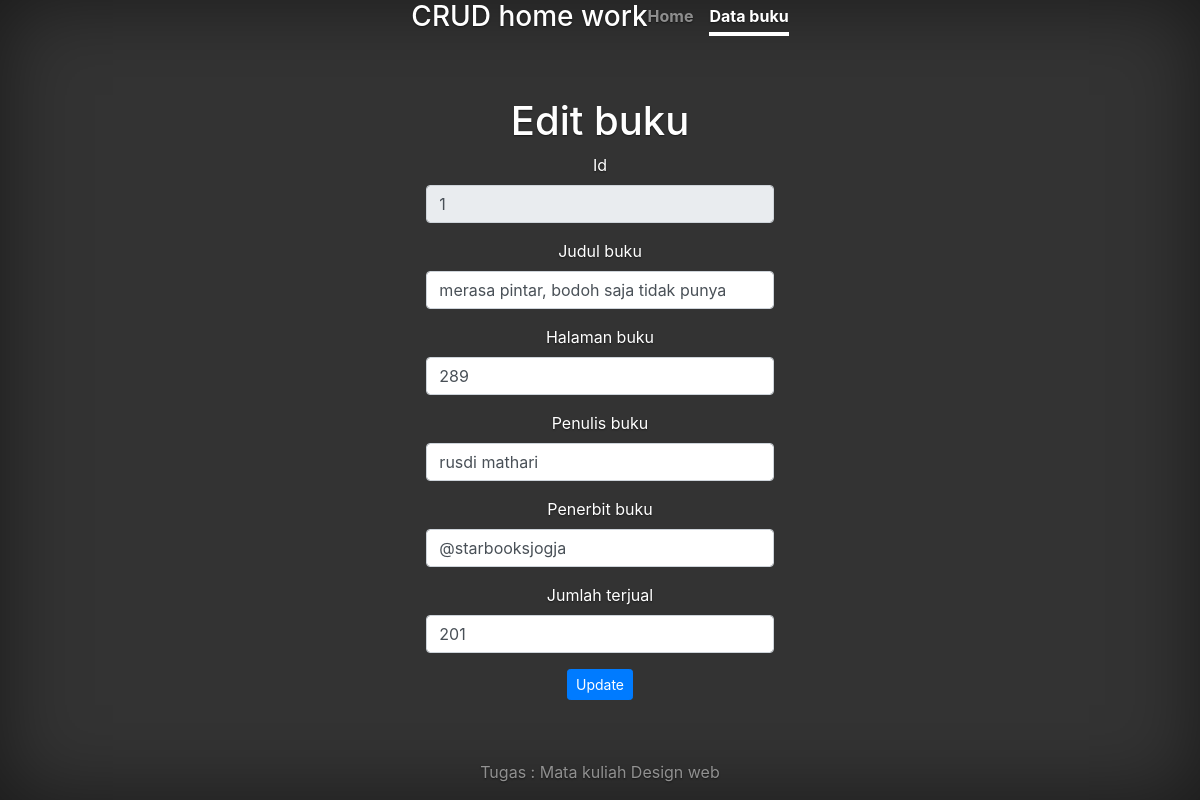
Page /editbuku.php?id=1 on the committed database.
### tables this page shows
CREATE TABLE `buku` (
  `id` bigint(20) NOT NULL,
  `judul_buku` varchar(255) NOT NULL,
  `halaman_buku` int(11) NOT NULL,
  `penulis_buku` varchar(255) NOT NULL,
  `penerbit_buku` text DEFAULT NULL,
  `jumlah_terjual` int(11) NOT NULL
);

### editbuku.php (the view, shortened to what this page needs)
<?php
$pdo = pdo_connect_mysql();
if (isset($_GET['id'])) {
    $stmt = $pdo->prepare('SELECT * FROM buku WHERE id = ?');
    $stmt->execute([$_GET['id']]);
    $buku = $stmt->fetch(PDO::FETCH_ASSOC);
} else {
    exit('No ID specified!');
} ?>
<!doctype html>
<html lang="en">
<head>
    <link rel="stylesheet" href="https://stackpath.bootstrapcdn.com/bootstrap/4.3.1/css/bootstrap.min.css">
    <link rel="stylesheet" href="https://use.fontawesome.com/releases/v5.7.1/css/all.css">
    <link href="cover.css" rel="stylesheet">
</head>
<body class="text-center">
    <div class="cover d-flex mx-auto flex-column">
        <header class="masthead mb-auto">
            <div class="inner">
                <h3 class="masthead-brand">CRUD home work</h3>
                <nav class="nav nav-masthead justify-content-center">
                    <a class="nav-link " href="/phpcrudputri">Home</a>
                    <a class="nav-link active" href="databuku.php">Data buku</a>
                </nav>
            </div>
        </header>
        <main role="main" class="inner">
            <h1 class="cover-heading">Edit buku</h1>
            <div class="col md-10">
                <form method="post" action="editbuku.php?id=<?= $buku['id'] ?>">
                    <div class="form-group">
                        <label for="id">Id</label>
                        <input type="text" name="id" class="form-control" value="<?= $buku['id'] ?>" id="id" readonly>
                    </div>
                    <div class="form-group">
                        <label for="judul_buku">Judul buku</label>
                        <input type="text" class="form-control" id="judul_buku" name="judul_buku" value="<?= $buku['judul_buku'] ?>">
                    </div>
                    <div class="form-group">
                        <label for="halaman_buku">Halaman buku</label>
                        <input type="number" class="form-control" id="halaman_buku" name="halaman_buku" value="<?= $buku['halaman_buku'] ?>">
                    </div>
                    <div class="form-group">
                        <label for="penulis_buku">Penulis buku</label>
                        <input type="text" class="form-control" id="penulis_buku" name="penulis_buku" value="<?= $buku['penulis_buku'] ?>">
                    </div>
                    <div class="form-group">
                        <label for="penerbit_buku">Penerbit buku</label>
                        <input type="text" class="form-control" id="penerbit_buku" name="penerbit_buku" value="<?= $buku['penerbit_buku'] ?>">
                    </div>
                    <div class="form-group">
                        <label for="jumlah_terjual">Jumlah terjual</label>
                        <input type="number" class="form-control" id="jumlah_terjual" name="jumlah_terjual" value="<?= $buku['jumlah_terjual'] ?>">
                    </div>
                    <input type="submit" value="Update" class="btn btn-sm btn-primary">
                </form>
            </div>
        </main>
        <footer class="mastfoot mt-auto">
            <div class="inner">
                <p>Tugas : Mata kuliah Design web</p>
            </div>
        </footer>
    </div>
</body>
</html>

### cover.css (style rules this page uses)
a, a:focus, a:hover { color: #fff; }
html, body { height: 100%; background-color: #333; }
body { display: -ms-flexbox; display: flex; color: #fff; text-shadow: 0 .05rem .1rem rgba(0, 0, 0, .5); box-shadow: inset 0 0 5rem rgba(0, 0, 0, .5); }
.masthead { margin-bottom: 2rem; }
.masthead-brand { margin-bottom: 0; }
.nav-masthead .nav-link { padding: .25rem 0; font-weight: 700; color: rgba(255, 255, 255, .5); background-color: transparent; border-bottom: .25rem solid transparent; }
.nav-masthead .nav-link + .nav-link { margin-left: 1rem; }
.nav-masthead .active { color: #fff; border-bottom-color: #fff; }
@media (min-width: 48em) { .masthead-brand { float: left; } }
@media (min-width: 48em) { .nav-masthead { float: right; } }
.cover { padding: 0 1.5rem; }
.mastfoot { color: rgba(255, 255, 255, .5); }

### rows in the picture
buku: id "1", judul_buku "merasa pintar, bodoh saja tidak punya", halaman_buku "289", penulis_buku "rusdi mathari", penerbit_buku "@starbooksjogja", jumlah_terjual "201"
